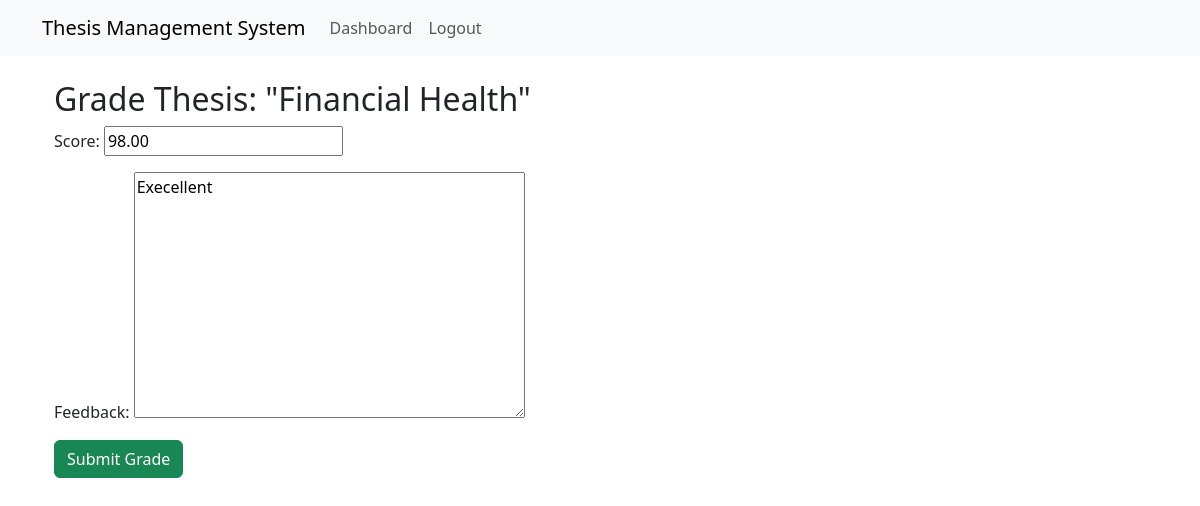
/grading/4/ (signed in), run on the app's committed database.
### theses/models.py (models this page shows, shortened)
class Thesis(models.Model):
    STATUS_CHOICES = [
        ('pending', 'Pending'),
        ('approved', 'Approved'),
        ('rejected', 'Rejected'),
    ]
    title = models.CharField(max_length=255)
    abstract = models.TextField()
    file = models.FileField(upload_to='theses/')
    status = models.CharField(max_length=10, choices=STATUS_CHOICES, default='pending')
    feedback = models.TextField(blank=True, null=True)
    student = models.ForeignKey(CustomUser, on_delete=models.CASCADE, related_name='theses')
    teacher = models.ForeignKey(
        CustomUser,
        on_delete=models.SET_NULL,
        null=True,
        blank=True,
        related_name='assigned_theses',
        limit_choices_to={'role': 'teacher'},  # Only teachers appear in the dropdown
    )
    created_at = models.DateTimeField(auto_now_add=True)

### grading/models.py (models this page shows, shortened)
class Grade(models.Model):
    thesis = models.OneToOneField(Thesis, on_delete=models.CASCADE, related_name='grade')
    score = models.DecimalField(max_digits=5, decimal_places=2)  # Score out of 100
    feedback = models.TextField()
    graded_at = models.DateTimeField(auto_now_add=True)

### grading/views.py (the view)
# urls.py: path('<int:thesis_id>/', grade_thesis_view, name='grade_thesis'),
@login_required
def grade_thesis_view(request, thesis_id):
    thesis = get_object_or_404(Thesis, id=thesis_id, teacher=request.user)
    grade = Grade.objects.filter(thesis=thesis).first()  # Fetch existing grade if any
    if request.method == 'POST':
        form = GradeForm(request.POST, instance=grade)  # Bind existing grade if present
        if form.is_valid():
            grade = form.save(commit=False)
            grade.thesis = thesis
            grade.save()
            return redirect('dashboard')  # Redirect to dashboard after grading
    else:
        form = GradeForm(instance=grade)
    return render(request, 'grading/grade_thesis.html', {'form': form, 'thesis': thesis})

### grading/forms.py
class GradeForm(forms.ModelForm):
    class Meta:
        model = Grade
        fields = ['score', 'feedback']

### templates/grading/grade_thesis.html (shortened to what this page needs)
{% extends 'base.html' %}
{% block content %}
<div class="container">
    <h2>Grade Thesis: "{{ thesis.title }}"</h2>
    <form method="post">
        {{ form.as_p }}
        <button type="submit" class="btn btn-success">Submit Grade</button>
    </form>
</div>
{% endblock %}

### data on the page
Thesis: title "Financial Health"
Grade: score "98.00", feedback "Execellent"
